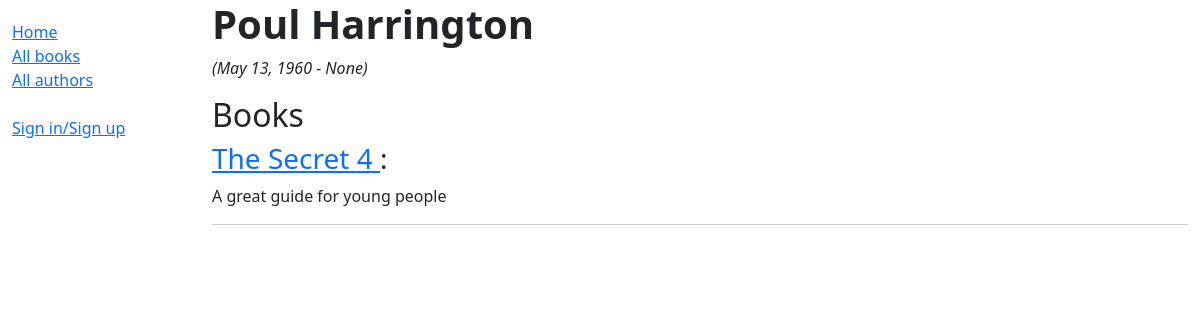
The page /catalog/author/5 on the database as committed earlier.
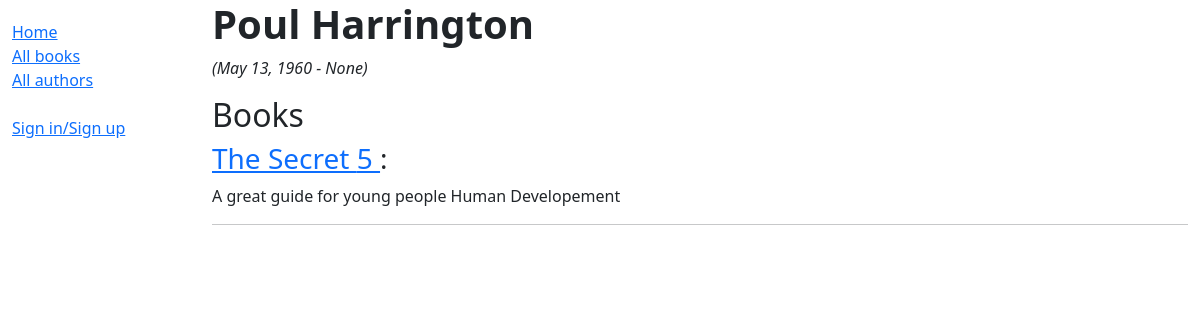
The same page on the database as committed later.
### catalog/models.py (models this page shows, shortened)
class Book (models.Model):
    title= models.CharField(max_length=200)
    author= models.ForeignKey('Author', on_delete= models.SET_NULL, null=True)
    Summary= models.TextField(max_length=9000, help_text='Enter a breaf description of the book')
    isbn= models.CharField("ISBN", max_length=13,unique= True, help_text='13 Character <a href="https://www.isbn-international.org/content/what-isbn">ISBN number</a>')
    genre = models.ManyToManyField(Genre, help_text="select a genre for this book")
    language = models.ForeignKey(Language, on_delete=models.SET_NULL, null=True,  help_text="select the language for this book" )
    class Meta:
        permissions =(("can_add_Book","Can add the book "),("can_change_book","Can change the book "),("can_delete_book","Can delete the book "))
    def get_absolute_url(self):
        return reverse ('book-detail', args=[str(self.id)])
    def display_genre(self):
        """Create a string for the Genre. This is required to display genre in Admin."""
        return ','.join (genre.name for genre in self.genre.all() [:3])
    display_genre.short_description = 'Genre'

### catalog/views.py (the view)
# urls.py: re_path(r'^author/(?P<pk>\d+)$', views.AuthorDetailView.as_view(), name='author-detail'),
class AuthorDetailView (generic.DetailView):
    model= Author
    paginate_by=5

### catalog/models.py (called while the page is built)
    def __str__(self):
        return f'{ self.first_name } {self.last_name}'

### catalog/templates/catalog/author_detail.html (shortened to what this page needs)
{% extends "base_generic.html" %}
{% block content %}
  <h1><strong>{{ author }}</strong></h1>
  <p><em>({{ author.date_of_birth }} - {{ author.date_of_Death }})</em></p>
  <h2>Books</h2>
  {% for book in author.book_set.all %}
    <h3>
      <a href=" {{ book.get_absolute_url }} "> {{ book.title }} {{ book.id }} </a>:
    </h3>
    <p>{{ book.Summary }}</p>
    <hr>
  {% endfor %}
  <table>
    <tr>
      <td>
      </td>
      <td>
      </td>
    </tr>
  </table>
{% endblock %}

Rows that differ between the two databases and show on the page:
removed Book: title "The Secret", id "4", Summary "A great guide for young people"
added Book: title "The Secret", id "5", Summary "A great guide for young people Human Developement"
